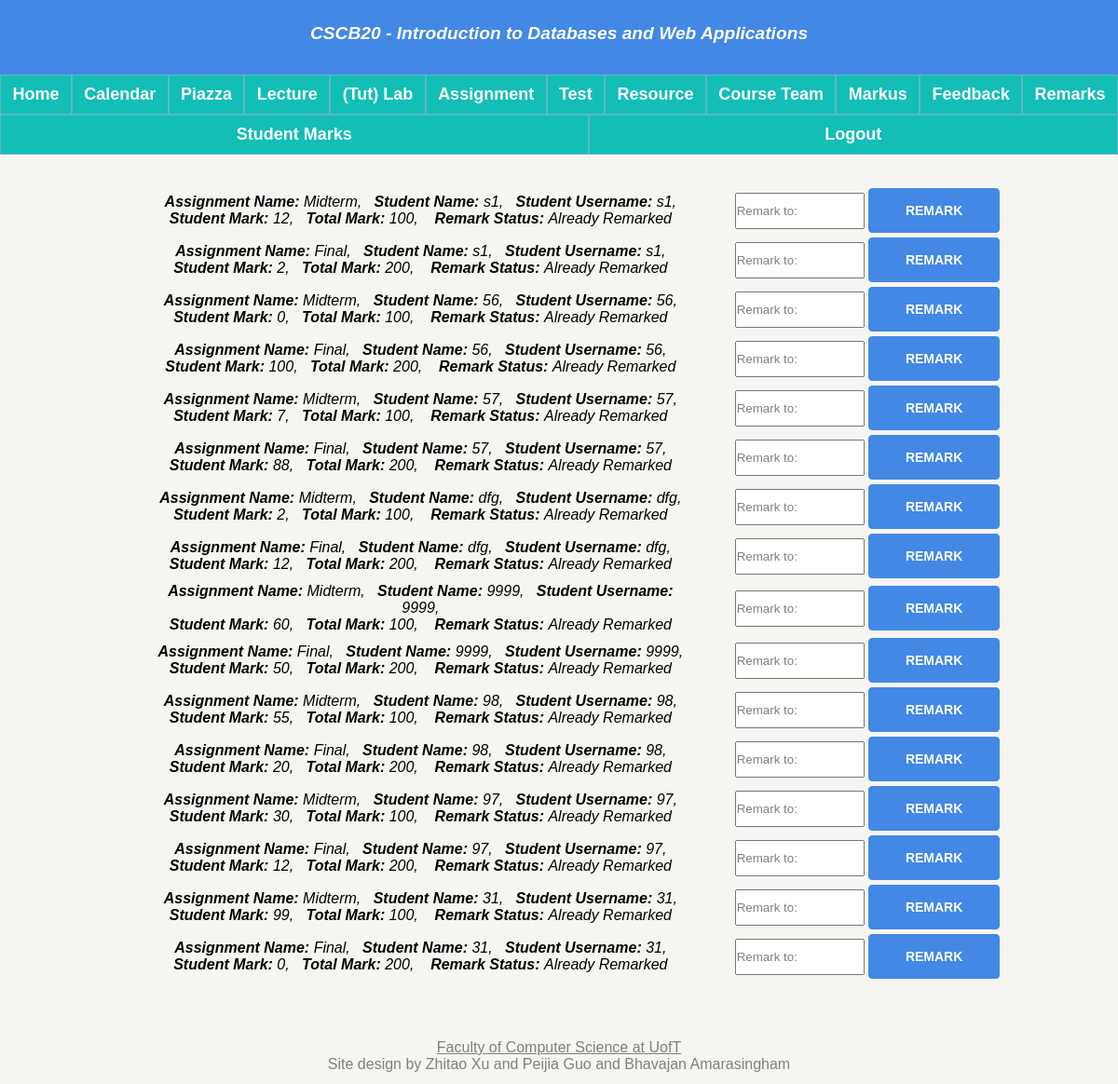
The page /allmarks (signed in) on the database as committed earlier.
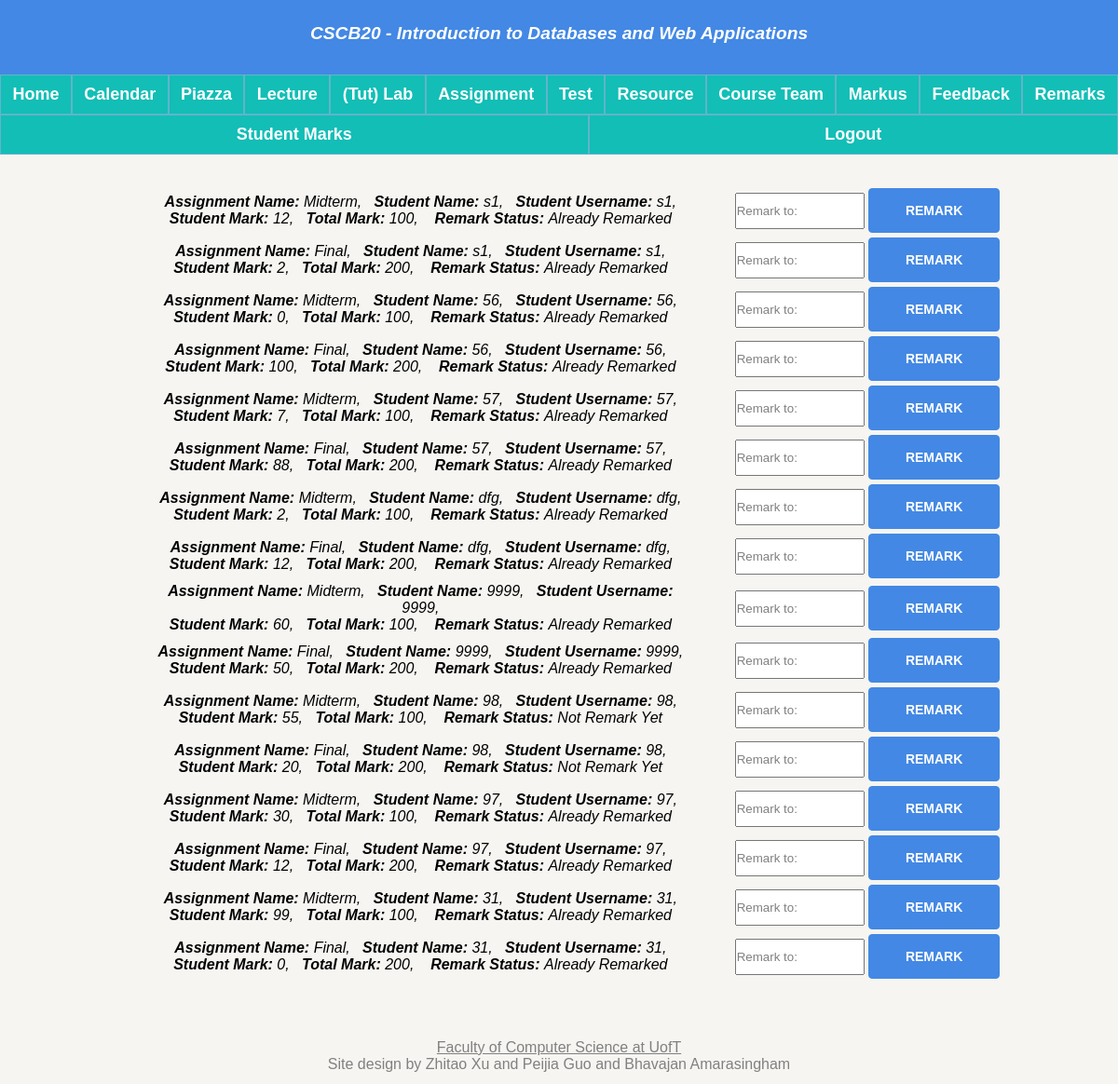
The same page on the database as committed later.
### app.py (models this page shows, shortened)
class Evaluation(db.Model):
    __tablename__ = 'Evaluation'
    eid = db.Column(db.Integer, primary_key = True)
    stuMark = db.Column(db.Integer)
    remarkText = db.Column(db.String(200))
    remark_signal = db.Column(db.Boolean)
    student_username = db.Column(db.String(20), db.ForeignKey('Person.username'), nullable = False)
    typeName = db.Column(db.String(20), db.ForeignKey('Assignment.assignment_name'), nullable = False)
    total_mark = db.Column(db.Integer, db.ForeignKey('Assignment.total_mark'), nullable = False)
    stuName = db.Column(db.String(20), db.ForeignKey('Person.name'), nullable = False)

### app.py (the view, shortened to what this page needs)
@app.route("/allmarks", methods = ['GET', 'POST'])
def allmarks():
    get_student_marks = query_all_student_marks_all()
    if request.method == 'GET':
        return render_template("allmarks.html", query_all_student_mark_all = get_student_marks)

### app.py (called while the page is built)
def query_all_student_marks_all():
    student_marks = db.session.query(Evaluation)
    return student_marks

### templates/allmarks.html (shortened to what this page needs)
{% extends "template.html" %}
{% block content %}
{% if not session.name %}
<p>Access Denied</p>
{% else %}
{% if session.type == 1 %}
<div class="grade">
  <ul>
    {% for Evaluations in query_all_student_mark_all %}
    <li class="container_li">
      <div class="li_flex">
        <strong>Assignment Name: </strong>{{ Evaluations.typeName }},
        &nbsp&nbsp<strong>Student Name: </strong>{{ Evaluations.stuName }},
        &nbsp&nbsp<strong>Student Username: </strong>{{ Evaluations.student_username }},
        <br><strong>Student Mark: </strong>{{ Evaluations.stuMark }},
        &nbsp&nbsp<strong>Total Mark: </strong>{{ Evaluations.total_mark }},
        &nbsp&nbsp
        {% if Evaluations.remark_signal == 0 %}
        <strong>Remark Status: </strong>Not Remark Yet
        {% else %}
        <strong>Remark Status: </strong>Already Remarked
        {% endif %}
      </div>
      <form class="teacher_grade_css" action="http://127.0.0.1:5000/allmarks" method="post">
        <input class="grade_input" name="stuMark" placeholder="Remark to:"></input>
        <button type="Remark">Remark</button>
      </form>
      <br></br>
    </li>
    {% endfor %}
  </ul>
</div>
{% else %}
<p>Access Denied</p>
{% endif %}
{% endif %}
{% endblock %}

### templates/template.html (shortened to what this page needs)
<!DOCTYPE html>
<html lang="en" dir="ltr">
<head>
    <link rel="stylesheet" type="text/css" href="../static/style.css" />
</head>
<body>
    <div class="container">
        <div class="heading">
            <p>CSCB20 - Introduction to Databases and Web Applications</p>
        </div>
        <div class="leftNavigation">
            <ul>
                {% if session.name %}
                    <h3><a href="{{ url_for('home') }}">Home</a></h3>
                    <h3><a href="{{ url_for('calender')}}">Calendar</a></h3>
                    <h3><a href="https://piazza.com/utoronto.ca">Piazza</a></h3>
                    <h3><a href="{{ url_for('lecture')}}">Lecture</a></h3>
                    <h3><a href="{{ url_for('tut')}}">(Tut) Lab</a></h3>
                    <h3><a href="{{ url_for('assignment')}}">Assignment</a></h3>
                    <h3><a href="{{ url_for('test')}}">Test</a></h3>
                    <h3><a href="{{ url_for('resource')}}">Resource</a></h3>
                    <h3><a href="{{ url_for('courseteam')}}">Course Team</a></h3>
                    <h3><a href="https://markus.utsc.utoronto.ca/">Markus</a></h3>
                    {% if session.type == 0 %}
                        <h3><a href="{{ url_for('anonfeedback') }}">Anon Feedback</a></h3>
                        <h3><a href="{{ url_for('evaluation') }}">Evaluation</a></h3>
                    {% else %}
                        <h3><a href="{{ url_for('feedback') }}">Feedback</a></h3>
                        <h3><a href="{{ url_for('teacherGrade') }}">Remarks</a></h3>
                        <h3><a href="{{ url_for('allmarks') }}">Student Marks</a></h3>
                    {% endif %}
                <h3><a href="{{ url_for('logout') }}">Logout</a></h3>
                {% else %}
                <h3><a href="{{ url_for('home') }}">Home</a></h3>
                <h3><a href="{{ url_for('login') }}">Login</a></h3>
                <h3><a href="{{ url_for('register') }}">Register</a></h3>
                {% endif %}
            </ul>
        </div>
        <div class="content">
            {% block content %}
            {% endblock %}
        </div>
        <div class="footer">
            <p><a href="https://web.cs.toronto.edu/people/faculty-directory" target="_blank">Faculty of Computer Science
                    at
                    UofT</a><br>Site design by Zhitao Xu and Peijia Guo and Bhavajan Amarasingham</p>
        </div>
    </div>
</body>
</html>

Rows that differ between the two databases and show on the page:
changed Evaluation (number 11 of 16 on the later page): remark_signal "Already Remarked" → "Not Remark Yet"
changed Evaluation (number 12 of 16 on the later page): remark_signal "Already Remarked" → "Not Remark Yet"
